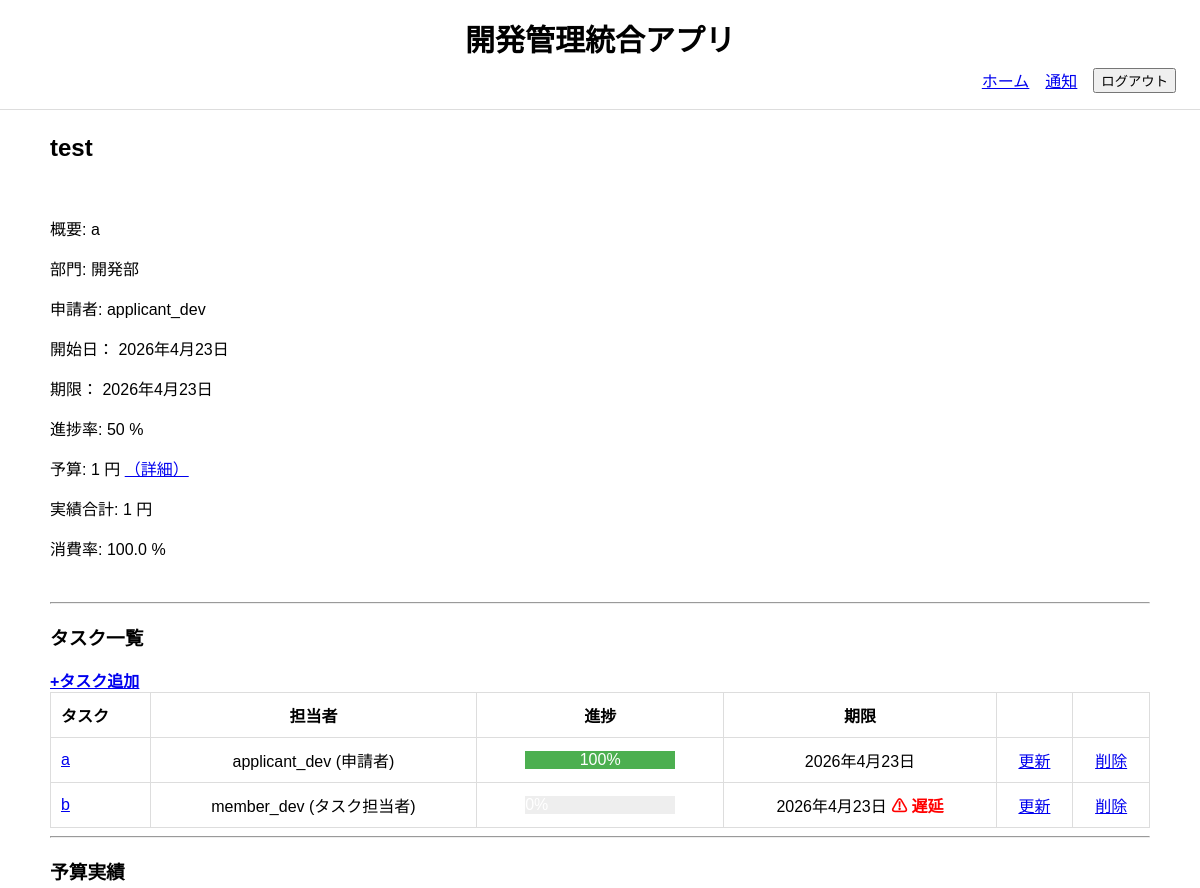
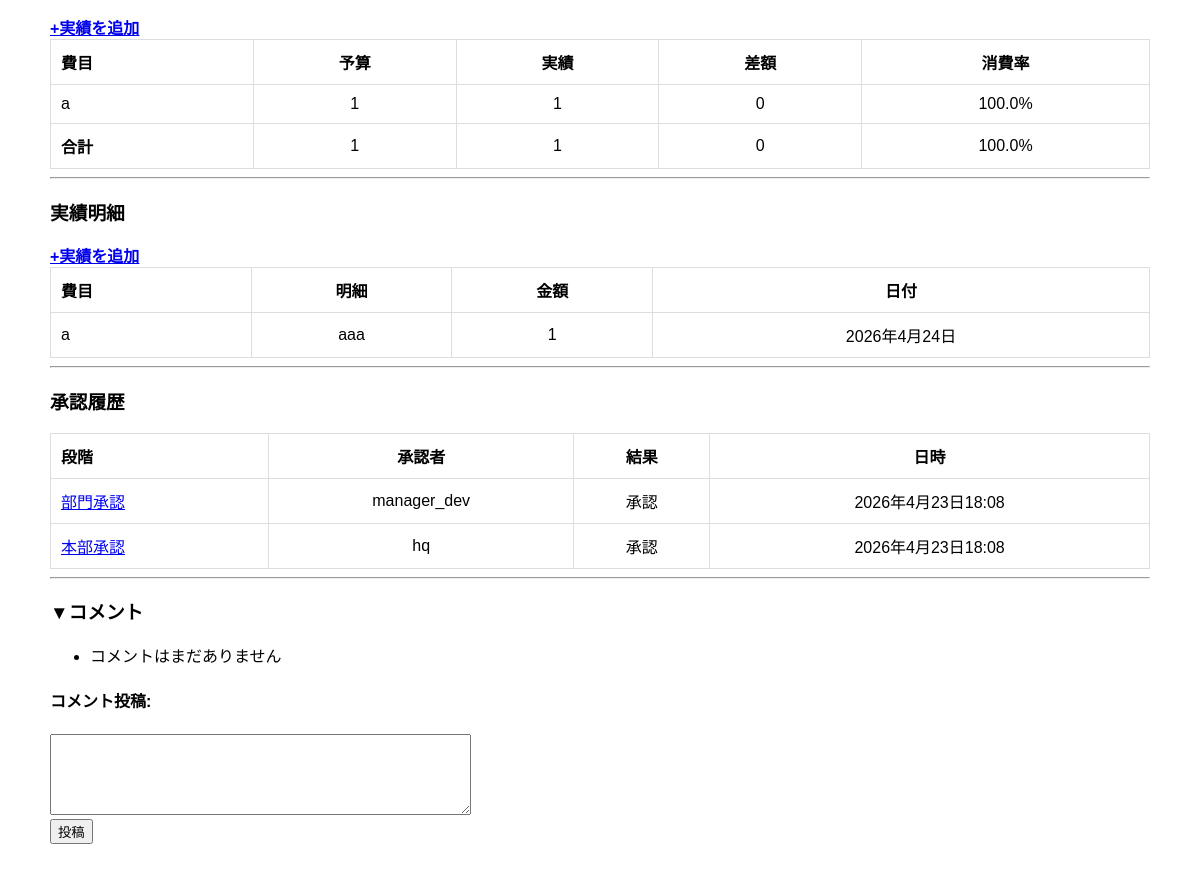
/projects/10/ (signed in), run on the app's committed database (2 pictures, top to bottom).
### project_management_app/models.py (models this page shows, shortened)
class Project(models.Model):
    class Status(models.TextChoices):
        DRAFT = "draft", "下書き"
        PENDING_MANAGER = "pending_manager", "部門承認待ち"
        PENDING_HQ = "pending_hq", "本部承認待ち"
        APPROVED = "approved", "承認済"
        IN_PROGRESS = "in_progress", "進行中"
        COMPLETED = "completed", "完了"
        REJECTED = "rejected", "却下"
    name = models.CharField("案件名", max_length=200)
    description = models.TextField("目的・概要")
    applicant = models.ForeignKey(
        CustomUser,
        verbose_name="案件担当者",
        on_delete=models.SET_NULL,
        null=True,
        blank=True,
        related_name="applied_projects"
    )
    department = models.ForeignKey(
        Department,
        verbose_name="担当部門",
        on_delete=models.PROTECT,
        related_name="projects",
    )
    estimated_budget = models.DecimalField(
        "予算額", max_digits=12, decimal_places=0
        )
    is_budget_notified = models.BooleanField(default=False)
    progress_rate = models.PositiveIntegerField(
        "全体進捗率",
        default=0,
        validators=[MinValueValidator(0), MaxValueValidator(100)]
    )
    status = models.CharField(
        "ステータス",
        max_length=30,
        choices=Status.choices,
        default=Status.DRAFT
    )
    submitted_at = models.DateField("申請日", null=True, blank=True)
    start_date = models.DateField("開始日", null=True, blank=True)
    due_date = models.DateField("期限", null=True, blank=True)
    approved_at = models.DateField("最終承認日", null=True, blank=True)
    completed_at = models.DateField("完了日", null=True, blank=True)
    created_at = models.DateTimeField("作成日時", auto_now_add=True)
    updated_at = models.DateTimeField("更新日時", auto_now=True)
    class Meta:
        verbose_name = "案件"
        verbose_name_plural = "案件"
        ordering = ["-created_at"]
    @property
    def total_actual_amount(self):
        return (
            self.budget_records.aggregate(
                total=Sum("amount")
            )["total"] or 0
        )
    @property
    def consumption_rate(self):
        if not self.estimated_budget:
            return 0
        return round(
            (self.total_actual_amount / self.estimated_budget) * 100, 1
        )
    @property
    def total_diff(self):
        return self.estimated_budget - self.total_actual_amount

class Department(models.Model):
    name = models.CharField("部門", max_length=100, unique=True)
    is_headquarters = models.BooleanField(default=False)
    class Meta:
        verbose_name = "部門"
        verbose_name_plural = "部門"
        ordering = ["name"]

class CustomUser(AbstractUser):
    class Role(models.TextChoices):
        MEMBER = "member", "タスク担当者"
        APPLICANT = "applicant", "申請者"
        MANAGER = "manager", "部門管理者"
        HQ = "hq", "本部管理者"
    department = models.ForeignKey(
        Department,
        verbose_name="所属部門",
        on_delete=models.PROTECT,
        related_name="users",
        null=True,
        blank=True
    )
    role = models.CharField(
        "ロール",
        max_length=30,
        choices=Role.choices,
        default=Role.APPLICANT
    )
    class Meta:
        verbose_name = "ユーザー"
        verbose_name_plural = "ユーザー"
    def __str__(self):
        return f"{self.username} ({self.get_role_display()})"

class Task(models.Model):
    class Status(models.TextChoices):
        NOT_STARTED = "not_started", "未着手"
        IN_PROGRESS = "in_progress", "進行中"
        DONE = "done", "完了"
        DELAYED = "delayed", "遅延"
    project = models.ForeignKey(
        Project,
        verbose_name="案件",
        on_delete=models.CASCADE,
        related_name="tasks"
    )
    assignee = models.ForeignKey(
        CustomUser,
        verbose_name="タスク担当者",
        on_delete=models.SET_NULL,
        null=True,
        blank=True,
        related_name="assigned_tasks"
    )
    title = models.CharField("タスク名", max_length=200)
    description = models.TextField("詳細", blank=True)
    status = models.CharField(
        "ステータス",
        max_length=20,
        choices=Status.choices,
        default=Status.NOT_STARTED
    )
    progress_rate = models.PositiveIntegerField(
        "進捗率",
        default=0,
        validators=[MinValueValidator(0), MaxValueValidator(100)]
    )
    due_date = models.DateField("期限", null=True, blank=True)
    created_at = models.DateTimeField("作成日時", auto_now_add=True)
    updated_at = models.DateTimeField("更新日時", auto_now=True)
    class Meta:
        verbose_name = "タスク"
        verbose_name_plural = "タスク"
        ordering = ["due_date", "id"]
    @property
    def is_delayed(self):
        return bool(
            self.due_date
            and self.due_date < timezone.now().date()
            and self.status != self.Status.DONE
        )

class BudgetPlan(models.Model):
    project = models.ForeignKey(
        Project,
        on_delete=models.CASCADE,
        related_name="budget_plans",
        verbose_name="案件"
    )
    category = models.CharField("費目", max_length=100)
    planned_amount = models.DecimalField("予定額", max_digits=12, decimal_places=0)
    class Meta:
        verbose_name = "予算内訳"
        verbose_name_plural = "予算内訳"

class BudgetRecord(models.Model):
    project = models.ForeignKey(
        Project,
        verbose_name="案件",
        on_delete=models.CASCADE,
        related_name="budget_records",
    )
    budget_plan = models.ForeignKey(
        BudgetPlan,
        on_delete=models.PROTECT,
        related_name="records",
        verbose_name="費目",
        null=True,
        blank=True,
    )
    item_name = models.CharField("明細", max_length=100)
    amount = models.DecimalField(
        "実績額",
        max_digits=12,
        decimal_places=0,
        validators=[MinValueValidator(0)],
    )
    recorded_at = models.DateField(
        "計上日",
        default=timezone.now
    )
    note = models.TextField("備考", blank=True)
    class Meta:
        verbose_name = "予算実績"
        verbose_name_plural = "予算実績"
        ordering = ["-recorded_at", "-id"]

class Approval(models.Model):
    class Examination(models.TextChoices):
        APPROVED = "approved", "承認"
        REJECTED = "rejected", "却下"
    class ApprovalLevel(models.TextChoices):
        DEPARTMENT = "department", "部門承認"
        HQ = "hq", "本部承認"
    project = models.ForeignKey(
        Project,
        verbose_name="案件",
        on_delete=models.CASCADE,
        related_name="approvals",
    )
    approver = models.ForeignKey(
        CustomUser,
        verbose_name="承認者",
        on_delete=models.PROTECT,
        related_name="approvals",
    )
    level = models.CharField(
        "承認段階",
        max_length=20,
        choices=ApprovalLevel.choices,
    )
    examination = models.CharField(
        "審査",
        max_length=20,
        choices=Examination.choices,
    )
    comment = models.TextField("コメント", null=True, blank=True)
    examined_at = models.DateTimeField("審査日時", default=timezone.now)
    class Meta:
        verbose_name = "承認履歴"
        verbose_name_plural = "承認履歴"
        ordering = ["examined_at"]
        constraints = [
            models.UniqueConstraint(
                fields=["project", "level"],
                name="unique_approval_per_project_level"
            )
        ]

### project_management_app/views.py (the view)
# urls.py: path("projects/<int:pk>/", ProjectDetailView.as_view(), name="project_detail"),
class ProjectDetailView(LoginRequiredMixin, DetailView):
    model = Project
    template_name = "project_management_app/project_detail.html"
    context_object_name = "project"
    def get_queryset(self):
        return (
            Project.objects.select_related(
                "department",
                "applicant"
            )
            .prefetch_related(
                "tasks",
                "approvals",
                Prefetch(
                    "budget_plans",
                    queryset=BudgetPlan.objects.prefetch_related("records")
                )
            )
        )
    def get_context_data(self, **kwargs):
        context = super().get_context_data(**kwargs)
        project = self.object
        plans = project.budget_plans.annotate(
            actual=Sum("records__amount")
        )
        for p in plans:
            actual = p.actual or 0
            planned = p.planned_amount or 0
            p.diff = planned - actual
            p.rate = round(actual / planned * 100, 1) if planned > 0 else 0
        context["budget_summary"] = plans
        context["budget_records"] = project.budget_records.select_related(
            "budget_plan"
        ).order_by("-recorded_at")
        return context

### project_management_app/context_processors.py (called while the page is built)
def notification_count(request):
    if request.user.is_authenticated:
        count = Notification.objects.filter(
            recipient=request.user,
            is_read=False
        ).count()
    else:
        count = 0
    return {
        "unread_notification_count": count
    }

def pending_approval_count(request):
    if request.user.is_authenticated:
        if request.user.role == "manager":
            count = Project.objects.filter(
                department=request.user.department,
                status=Project.Status.PENDING_MANAGER
            ).count()
        elif request.user.role == "hq":
            count = Project.objects.filter(
                status=Project.Status.PENDING_HQ
            ).count()
        else:
            count = 0
    else:
        count = 0
    return {
        "pending_approval_count": count
    }

### project_management_app/templates/project_management_app/project_detail.html (shortened to what this page needs)
{% extends "project_management_app/base.html" %}
{% load humanize %}
{% block content %}
<h2>{{ project.name }}</h2>
<br>
<p>概要: {{ project.description }}</p>
<p>部門: {{ project.department.name }}</p>
<p>申請者: {{ project.applicant.username }}</p>
<p>開始日： {{ project.start_date }}</p>
<p>期限： {{ project.due_date }}</p>
<p>進捗率: {{ project.progress_rate }} %</p>
<p>
    予算: {{ project.estimated_budget|intcomma }} 円
    <a href="{% url 'budget_plan_detail' project.pk %}">
        （詳細）
    </a>
</p>
<p>実績合計: {{ project.total_actual_amount|intcomma }} 円</p>
<p>消費率: {{ project.consumption_rate }} %</p>
<br>
<hr>
<h3>タスク一覧</h3>
{% if request.user == project.applicant and project.status != project.Status.COMPLETED %}
    <a href="{% url 'task_create' project.pk %}"><strong>+タスク追加</strong></a>
{% endif %}
<table>
    <tr>
        <th>タスク</th>
        <th>担当者</th>
        <th>進捗</th>
        <th>期限</th>
        <th></th>
        <th></th>
    </tr>
    {% for task in project.tasks.all %}
    <tr>
        <td>
            <a href="{% url 'task_detail' task.pk %}">
                {{ task.title }}
            </a>
        </td>
        <td>{{ task.assignee }}</td>
        <td style="text-align:center;">
            <div style="background:#eee; width:150px; display:inline-block;">
                <div style="
                    background:#4caf50;
                    width:{{ task.progress_rate }}%;
                    text-align:center;
                    color:white;
                ">
                    {{ task.progress_rate }}%
                </div>
            </div>
        </td>
        <td>
            {{ task.due_date }}
            {% if task.is_delayed %}
                <span class="warning"><strong>⚠ 遅延</strong></span>
            {% endif %}
        </td>
        <td>
            {% if request.user == task.assignee or request.user == task.project.applicant %}
                {% if task.project.status == task.project.Status.IN_PROGRESS %}
                    <a href="{% url 'task_update' task.pk %}">更新</a>
                {% endif %}
            {% else %}
                -
            {% endif %}
        </td>
        <td>
            {% if request.user == task.project.applicant %}
                <a href="{% url 'task_delete' task.pk %}">削除</a>
            {% else %}
                -
            {% endif %}
        </td>
    </tr>
    {% endfor %}
</table>
<hr>
<h3>予算実績</h3>
{% if request.user == project.applicant and project.status == project.Status.IN_PROGRESS %}
    <a href="{% url 'budget_record_add' project.pk %}"><strong>+実績を追加</strong></a>
{% endif %}
<table>
    <tr>
        <th>費目</th>
        <th>予算</th>
        <th>実績</th>
        <th>差額</th>
        <th>消費率</th>
    </tr>
    {% for b in budget_summary %}
    <tr>
        <td>{{ b.category }}</td>
        <td>{{ b.planned_amount|default:0|intcomma }}</td>
        <td>{{ b.actual|default:0|intcomma }}</td>
        <td>
            {% if b.diff < 0 %}
                <span style="color:red;">{{ b.diff|intcomma }}</span>
            {% else %}
                {{ b.diff|intcomma }}
            {% endif %}
        </td>
        <td>{{ b.rate }}%</td>
    </tr>
    {% endfor %}
    <tr>
        <td><strong>合計</strong></td>
        <td>{{ project.estimated_budget|intcomma }}</td>
        <td>{{ project.total_actual_amount|intcomma }}</td>
        <td>
            {% if project.total_diff < 0 %}
                <span style="color:red;">{{ project.total_diff|intcomma }}</span>
            {% else %}
                {{ project.total_diff|intcomma }}
            {% endif %}
        </td>
        <td>{{ project.consumption_rate }}%</td>
    </tr>
</table>
<hr>
<h3>実績明細</h3>
{% if request.user == project.applicant and project.status == project.Status.IN_PROGRESS %}
    <a href="{% url 'budget_record_add' project.pk %}"><strong>+実績を追加</strong></a>
{% endif %}
<table>
    <tr>
        <th>費目</th>
        <th>明細</th>
        <th>金額</th>
        <th>日付</th>
    </tr>
    {% for r in budget_records %}
    <tr>
        <td>{{ r.budget_plan.category }}</td>
        <td>{{ r.item_name }}</td>
        <td>{{ r.amount|intcomma }}</td>
        <td>{{ r.recorded_at }}</td>
    </tr>
    {% endfor %}
</table>
<hr>
<h3>承認履歴</h3>
<table>
    <tr>
        <th>段階</th>
        <th>承認者</th>
        <th>結果</th>
        <th>日時</th>
    </tr>
    {% for approval in project.approvals.all %}
    <tr>
        <td>
            <a href="{% url 'approval_detail' approval.pk %}">
                {{ approval.get_level_display }}
            </a>
        </td>
        <td>{{ approval.approver.username }}</td>
        <td>{{ approval.get_examination_display }}</td>
        <td>{{ approval.examined_at }}</td>
    </tr>
    {% endfor %}
</table>
<hr>
<h3>▼コメント</h3>
<ul>
    {% for c in project.comments.all %}
        <li>
            <strong>{{ c.author.username }}</strong>
            ({{ c.created_at|date:"Y-m-d H:i" }})<br>
            {{ c.content|linebreaks }}
        </li>
    {% empty %}
        <li>コメントはまだありません</li>
    {% endfor %}
</ul>
<h4>コメント投稿:</h4>
<form method="post" action="{% url 'project_comment_add' project.pk %}">
    <textarea name="content" rows="5" cols="50"></textarea><br>
    <button type="submit">投稿</button>
</form>
<br><br>
{% endblock %}

### project_management_app/static/project_management_app/base.css (style rules this page uses)
body { font-family: sans-serif; margin: 0; }
table { width: 100%; border-collapse: collapse; }
th, td { text-align: center; vertical-align: middle; padding: 10px; border: 1px solid #ddd; }
th:first-child, td:first-child { text-align: left; }
.warning { color: red; font-weight: bold; }

### data on the page
Project: name "test", description "a", department.name "開発部", applicant.username "applicant_dev", start_date "2026年4月23日", due_date "2026年4月23日", progress_rate "50", estimated_budget "1", total_actual_amount "1", consumption_rate "100.0", total_diff "0"
Task: title "a", assignee "applicant_dev (申請者)", progress_rate "100", due_date "2026年4月23日", shows "更新", shows "削除"
Task: title "b", assignee "member_dev (タスク担当者)", due_date "2026年4月23日", status "⚠ 遅延", shows "更新", shows "削除"
BudgetPlan: category "a", planned_amount "1", actual "1", diff "0", rate "100.0"
BudgetRecord: budget_plan.category "a", item_name "aaa", amount "1", recorded_at "2026年4月24日"
Approval: level "部門承認", approver.username "manager_dev", examination "承認", examined_at "2026年4月23日18:08"
Approval: level "本部承認", approver.username "hq", examination "承認", examined_at "2026年4月23日18:08"
